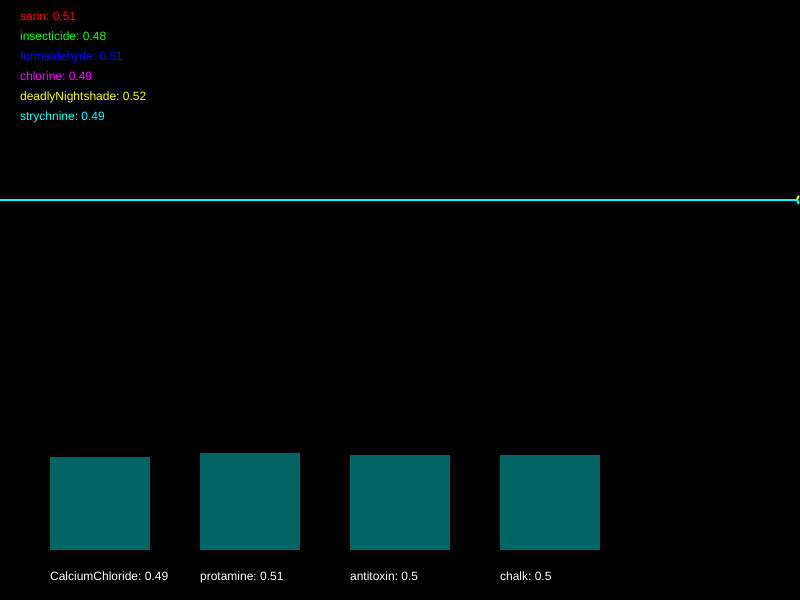
Frame 1 (no input)
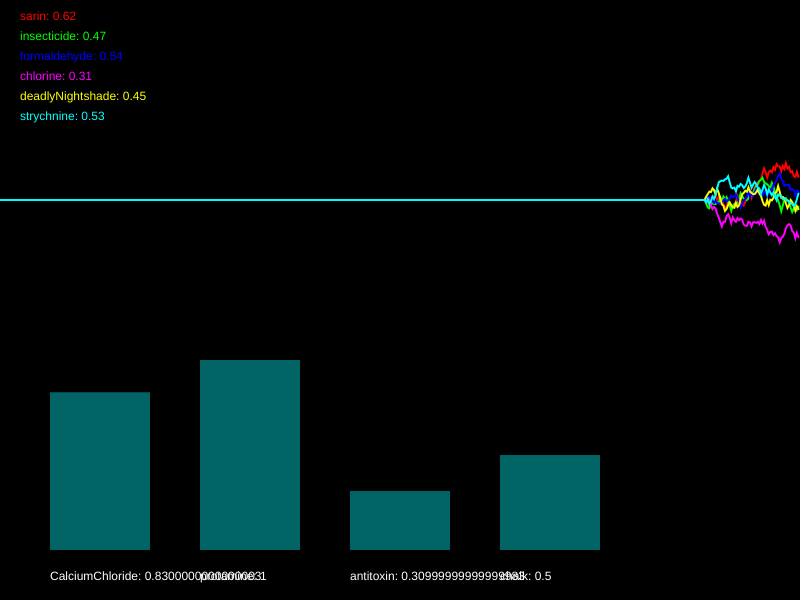
Frame 60 (no input)
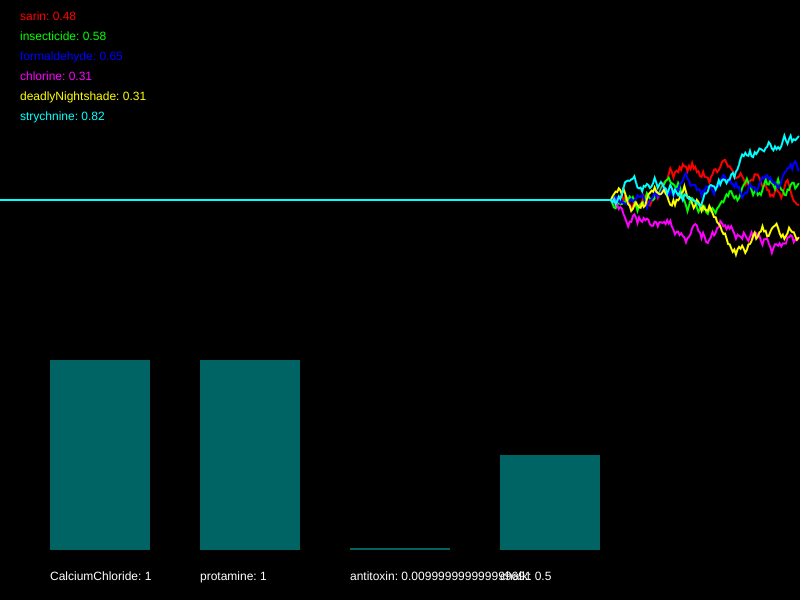
Frame 120 (the mouse pressed at the canvas centre since frame 60)

The p5.js sketch that drew these frames (run headless with seeded random() and noise() and a simulated clock; from frame 60 on, the mouse is pressed at the canvas centre):

// p5.js sketch
// ── sketch.js
/*

Officer: 3337827
CaseNum: 401-2-55285321-3337827

Case 401 - The Case of Norbert's Weiner Stand
Stage 3 - Bilious bagel

As I suspected Norbert has struck again. Ever inventive he’s set up a bagel stand and
has laced the cream cheese with an ingenious but vicious toxin. This one is quite
deadly so get yourself down to the lab right away.

You must develop the antidote by using conditional statements in the draw loop to
do the following.

	- If strychnine dips below 0.62 or insecticide dips below 0.45, decrement CalciumChloride by 0.01
	- When formaldehyde dips below 0.47 or sarin goes above 0.52, try increasing CalciumChloride by 0.03
	- When either chlorine goes above 0.42, insecticide dips below 0.32, or perhaps deadlyNightshade dips below 0.32, decrease protamine by 0.02
	- When strychnine dips below 0.51 or formaldehyde goes above 0.3, whilst at the same time, sarin goes above 0.29, increase protamine by 0.03
	- If insecticide dips below 0.58 and sarin goes above 0.6, reduce antitoxin by 0.01
	- If chlorine goes above 0.64 and deadlyNightshade goes above 0.73, try increasing antitoxin by 0.04
	- When strychnine dips below 0.7, chlorine goes above 0.61, and also insecticide dips below 0.36, decrease chalk by 0.04
	- When sarin dips below 0.42 and formaldehyde goes above 0.6, raise chalk by 0.05


Your conditional statements should:

consider the following poisons:

	- sarin
	- insecticide
	- formaldehyde
	- chlorine
	- deadlyNightshade
	- strychnine


and modify the following antidotes:

	- CalciumChloride
	- protamine
	- antitoxin
	- chalk


- There are many ways to complete this task but you should only use the
following commands:

	if(){}
	+=
	-=

*/

//Declare the poison variables
var sarin;
var insecticide;
var formaldehyde;
var chlorine;
var deadlyNightshade;
var strychnine;


//Declare the antidote variables
var CalciumChloride;
var protamine;
var antitoxin;
var chalk;


//This variable is used for drawing the graph
var graphs;


function setup()
{

	createCanvas(800,600);
	strokeWeight(2);

	//initialise the poisons and antidotes
	sarin = 0.5;
	insecticide = 0.5;
	formaldehyde = 0.5;
	chlorine = 0.5;
	deadlyNightshade = 0.5;
	strychnine = 0.5;
	CalciumChloride = 0.5;
	protamine = 0.5;
	antitoxin = 0.5;
	chalk = 0.5;


	//fills the graph with empty values
	graphs = [];

	for(var i = 0; i < 6; i++)
	{
		graphs.push([]);
		for(var j = 0; j < 512; j++)
		{
			graphs[i].push(0.5);
		}
	}

}

function draw()
{

	//Develop the antidote below
	//Write conditional statements to change the amount of each substance ...
	if(strychnine < 0.62 || insecticide < 0.45)
	{
		CalciumChloride -= 0.01;
	};
	if(formaldehyde < 0.47 || sarin > 0.52)
	{
		try {
			CalciumChloride += 0.03;
			}
		catch(err) {
			console.log("Error increasing CalciumChloride by 0.03 current CalciumChloride = ",CalciumChloride);
			};
	};
	if(chlorine > 0.42 || insecticide < 0.32 || deadlyNightshade < 0.32)
	{
		protamine -= 0.02;
	};
	if((strychnine < 0.51 || formaldehyde > 0.3) && sarin > 0.29)
	{
		protamine += 0.03;
	};

	if(insecticide < 0.58 && sarin > 0.6)
	{
		antitoxin -= 0.01;
	};
	if(chlorine > 0.64 && deadlyNightshade > 0.73)
	{
		try {
			antitoxin += 0.04;
			}
		catch(err) {
			console.log("Error increasing antitoxin by 0.03 current antitoxin = ",antitoxin);
			};
	};
	if(strychnine < 0.7 && chlorine > 0.61 && insecticide < 0.36)
	{
		chalk -= 0.04;
	};
	if(sarin < 0.42 && formaldehyde > 0.6)
	{
		chalk += 0.05;
	};



	//////////////////////////////////////////////////////

	//the code below generates new values using random numbers

	/*
		For testing, you might want to temporarily comment out
		these lines and set the same variables to constant values
		instead.
	*/

	sarin = nextValue(graphs[0],sarin);
	insecticide = nextValue(graphs[1],insecticide);
	formaldehyde = nextValue(graphs[2],formaldehyde);
	chlorine = nextValue(graphs[3],chlorine);
	deadlyNightshade = nextValue(graphs[4],deadlyNightshade);
	strychnine = nextValue(graphs[5],strychnine);


	CalciumChloride = constrain(CalciumChloride, 0, 1);
	protamine = constrain(protamine, 0, 1);
	antitoxin = constrain(antitoxin, 0, 1);
	chalk = constrain(chalk, 0, 1);


	///////// DO NOT CHANGE THE CODE BELOW ///////////

	//drawing code

	// set background
	background(0);
	noFill();

	//draw the graphs for the vitals
	var colors = [
	color(255, 0, 0),
	color(0, 255, 0),
	color(0, 0, 255),
	color(255, 0, 255),
	color(255, 255, 0),
	color(0, 255, 255)
	];

	for(var i = 0; i < graphs.length; i++)
	{
		stroke(colors[i]);
		drawGraph(graphs[i]);
	}

	//draw the poisons as text
	noStroke();
	fill(colors[0]);
	text('sarin: ' + nf(sarin,1,2), 20,20);
	fill(colors[1]);
	text('insecticide: ' + nf(insecticide,1,2), 20,40);
	fill(colors[2]);
	text('formaldehyde: ' + nf(formaldehyde,1,2), 20,60);
	fill(colors[3]);
	text('chlorine: ' + nf(chlorine,1,2), 20,80);
	fill(colors[4]);
	text('deadlyNightshade: ' + nf(deadlyNightshade,1,2), 20,100);
	fill(colors[5]);
	text('strychnine: ' + nf(strychnine,1,2), 20,120);


	//draw the antidotes bar chart
	drawBar(CalciumChloride,50,'CalciumChloride');
	drawBar(protamine,200,'protamine');
	drawBar(antitoxin,350,'antitoxin');
	drawBar(chalk,500,'chalk');


}

function nextValue(graph, val)
{
	//gets the next value for a vital and puts it in an array for drawing
	var delta = random(-0.03,0.03);

	val += delta;
	if(val > 1 || val < 0)
	{
		delta *= -1;
		val += delta * 2;
	}

	graph.push(val)
	graph.shift();
	return val;
}

function drawGraph(graph)
{
	//draws an array as a graph
	beginShape();
	for(var i = 0; i < graph.length; i++)
	{
			vertex(width * i/512, height * 0.5 - graph[i]* height/3)
	}
	endShape();
}


function drawBar(val, x, name)
{
	//draws the bars for bar chart
    noStroke();
    fill(0,100,100);
	var mh = height * 0.4 - 50;
	rect(x,(height - 50) - val*mh, 100, val*mh);
    fill(255);
	text(name + ": " + val, x, height - 20);
}
